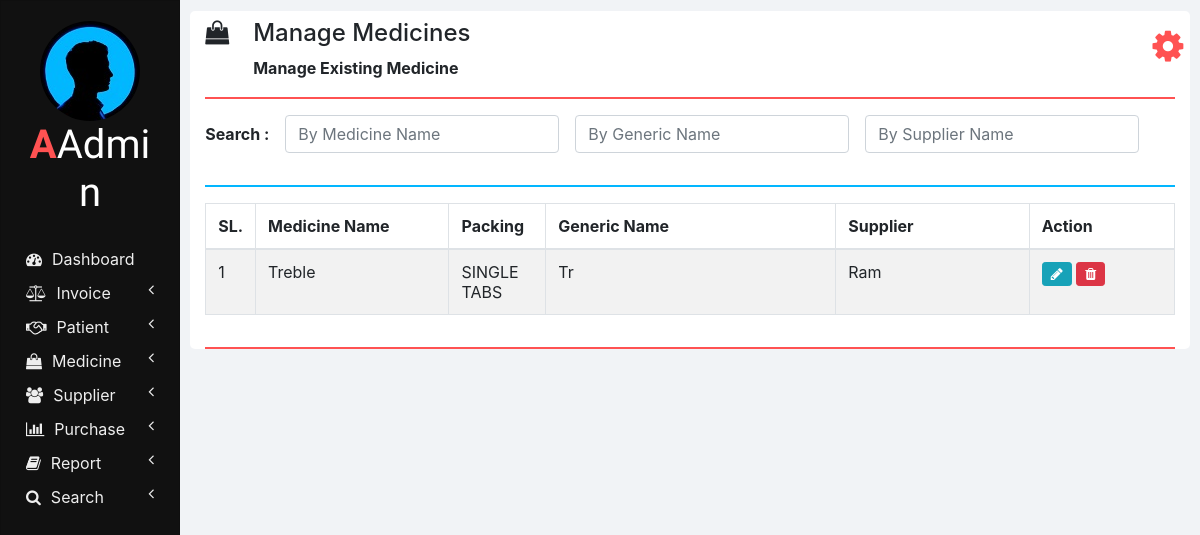
/manage_medicine.php (signed in), run on the app's committed database.
### tables this page shows
CREATE TABLE `medicines` (
  `ID` int(11) NOT NULL,
  `NAME` varchar(100) NOT NULL,
  `PACKING` varchar(20) NOT NULL,
  `GENERIC_NAME` varchar(100) NOT NULL,
  `SUPPLIER_NAME` varchar(100) NOT NULL
);

### php/manage_medicine.php (the view, shortened to what this page needs)
<?php
  function showMedicines($id) {
    require "db_connection.php";
    if($con) {
      $seq_no = 0;
      $query = "SELECT * FROM medicines";
      $result = mysqli_query($con, $query);
      while($row = mysqli_fetch_array($result)) {
        $seq_no++;
        if($row['ID'] == $id)
          showEditOptionsRow($seq_no, $row);
        else
          showMedicineRow($seq_no, $row);
      }
    }
  }
  function showMedicineRow($seq_no, $row) {
    ?>
    <tr>
      <td><?php echo $seq_no; ?></td>
      <td><?php echo $row['NAME']; ?></td>
      <td><?php echo $row['PACKING']; ?></td>
      <td><?php echo $row['GENERIC_NAME']; ?></td>
      <td><?php echo $row['SUPPLIER_NAME']; ?></td>
      <td>
        <button href="" class="btn btn-info btn-sm" onclick="editMedicine(<?php echo $row['ID']; ?>);">
          <i class="fa fa-pencil"></i>
        </button>
        <button class="btn btn-danger btn-sm" onclick="deleteMedicine(<?php echo $row['ID']; ?>);">
          <i class="fa fa-trash"></i>
        </button>
      </td>
    </tr>
    <?php
  }
  ?>

### css/sidenav.css (style rules this page uses)
body { background-color: #f1f3f6; }
.sidenav { width: 15%; height: 100vh; background-color: #222222; position: fixed; z-index: 1; flex: 1 0 auto; }
.card { width: 100%; height: 100%; top: 0; border-radius: 0; background-color: #111111; }
.logo .logo-caption { font-family: 'Poiret One', cursive; color: #ffffff; text-align: center; margin-bottom: 25px; }
.logo .profile { margin-left: 50%; border-radius: 50%; transform: translate(-50%); }
.logo .tweak { color: #ff5252; font-weight: bold; }
.main-menu-item { padding: 5px 5px; cursor: pointer; }
.main-menu-item > a { color: #eeeeee; text-decoration: none; font-size: 16px; }
.main-menu-item > a > span { margin-left: 10px; }

### css/home.css (style rules this page uses)
html, body { height: 100vh; }

### data on the page
medicines: seq_no "1", NAME "Treble", PACKING "SINGLE TABS", GENERIC_NAME "Tr", SUPPLIER_NAME "Ram"

### other printed values
$heading "Manage Medicines"
$sub_heading "Manage Existing Medicine"
